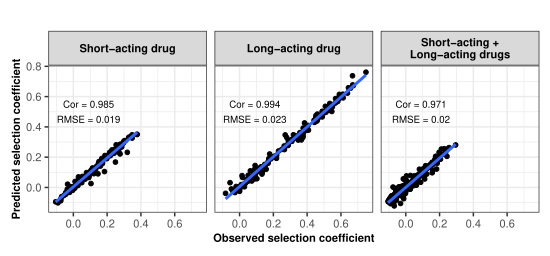

Generate this figure with R:
##################################################################################
# Visualize the fit of the GP for the global sensitivity analysis (unconstrained)#
# of each  drug archetype                                                        #
#                                                                                #
# Input: Data set of the selection coefficients of the test data set estimated   #
#        using OpenMalaria and estimated using the emulator during the final     #
#        round of adaptive sampling of the GSA  of each  drug archetype          #                            #
#        (Data_precision_GSA_all.csv)                                            #
#                                                                                #
# Author: thiery Masserey (thiery.masserey@swisstph.ch)                          #
##################################################################################

# Load package
library("ggh4x")
library("ggplot2")

# Load the data
Precision_final <- read.csv(file = "/scicore/home/penny/masthi00/WF_spread/Visulaise_results/Paper/Appendix 1-figure 6-Source data 1.csv", header  = TRUE)

# Transform variable drug as a factor
Precision_final$drug <- factor(Precision_final$drug, levels = c("A", "B", "A+B"))

# Estimate the correlation between true value and predicted value for each drug archetype
cors <- ddply(Precision_final, c("drug"), summarise, cor = round(cor(Test_True, Test_predicted), 3))

# Estimate the Root mean squared error between true value and predicted value
RMSEE <- ddply(Precision_final, c("drug"), summarise, cor = round(RMSE(Test_True, Test_predicted), 3)) # see RMSE function bellow

# Prepare the label for the plot
D.labs <- c("Short-acting drug", "Long-acting drug", "Short-acting +\nLong-acting drugs")
names(D.labs) <- c("A", "B", "A+B")

constant<-2
# Visualize the results
PLOT<-ggplot(data = Precision_final, aes(x = Test_True, y = Test_predicted)) +
  facet_grid( ~ drug, labeller = labeller(drug = D.labs)) +
  geom_point(size = 2.5/constant) +
  geom_smooth(method = lm,
              formula = y ~ x,
              se = FALSE) +
  theme_bw() +
  geom_text(
    data = cors,
    aes(label = paste("Cor = ", cor, sep = "")),
    x = 0.09,
    y = 0.55,
    size = 5/constant) +
  geom_text(
    data = RMSEE,
    aes(label = paste("RMSE = ", cor, sep = "")),
    x = 0.09,
    y = 0.45,
    size = 5/constant) +
  theme(
    axis.text.x = element_text(size = 15/constant),
    axis.text.y = element_text(size = 15/constant),
    axis.title.x = element_text(size = 16/constant, face = "bold"),
    axis.title.y = element_text(size = 16/constant, face = "bold"),
    plot.title = element_text(size = 18/constant, hjust = 0.5, face = "bold")) +
  ylab("Predicted selection coefficient") +
  xlab("Observed selection coefficient") +
  ggtitle("") +
  theme(
    strip.text.x = element_text(size = 16/constant, color = "black", face = "bold"),
    strip.text.y = element_text(size = 16/constant, color = "black", face = "bold")) +
  theme(plot.margin = unit(c(0.3, 0.3, 0.3, 0.3), "cm"))
PLOT
# save
ggsave("/scicore/home/penny/masthi00/WF_spread/Visulaise_results/Paper/Appendix 1-figure 6.pdf",
       plot = PLOT, width = 14, height = 6.5, device="pdf", units = "cm", dpi = 300)

#--- Estimate the root mean square error ----
RMSE <- function(x, y) {
  # do a regression
  model_regression <- lm(y ~ x)
  
  # estimate the residuals
  model_summary <- summary(model_regression)
  
  # estimate the RMSE
  RMSE <- sqrt(mean((model_summary$residuals) ^ 2))
  
  # return the RMSE
  return(RMSE)
}
